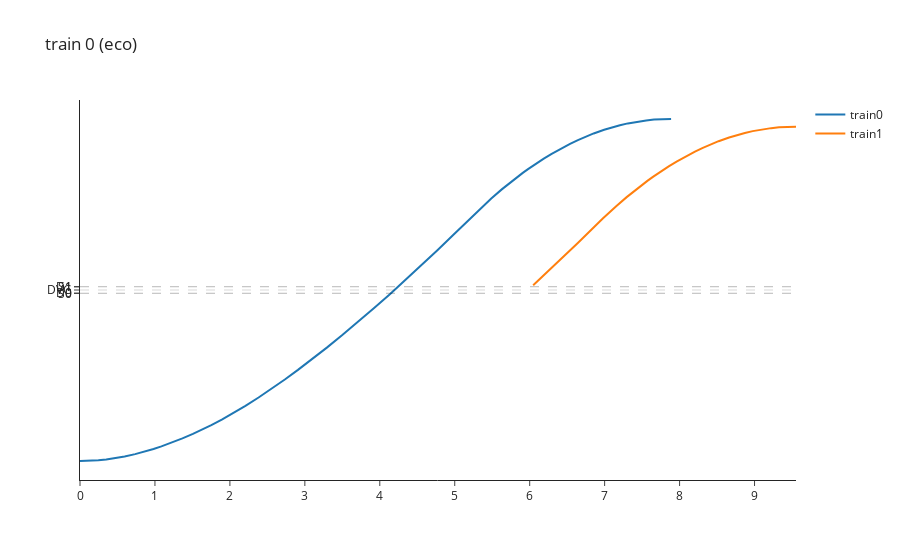

Write notebook code for a chart like this one.
### Code cell
fig = go.Figure(
    data = [
        go.Scatter(x=times, y=offsets, name='train0'),
        go.Scatter(x=times_2, y=offsets_2, mode='lines', name='train1'),
    ],
    layout = {
        "title": 'train 0 (eco)',
        "template": "simple_white",
    },
)

for point in points:
    fig.add_hline(
        y=point['path_offset'],
        line_width=.5,
        line_dash="dash",
        line_color="black"
    )

fig.update_layout(
    yaxis = dict(
        tickmode = 'array',
        tickvals = [point['path_offset'] for point in points],
        ticktext = [point['id'] for point in points]
    )
)

### Figure 1 — Plotly figure (JSON) as saved in the notebook; plotly's stock layout.template omitted (floating-point values rounded to 4 significant figures)
{"data": [{"name": "train0", "type": "scatter", "x": [0, 0.1051, 0.2453, 0.3504, 0.4905, 0.5957, 0.7358, 0.8409, 0.9811, 1.086, 1.226, 1.367, 1.507, 1.612, 1.752, 1.892, 2.032, 2.207, 2.383, 2.558, 2.733, 2.908, 3.118, 3.294, 3.504, 3.714, 3.924, 4.135, 4.38, 4.555, 4.765, 4.976, 5.312, 5.382, 5.487, 5.627, 5.768, 5.908, 5.978, 6.083, 6.188, 6.293, 6.398, 6.538, 6.644, 6.749, 6.854, 6.994, 7.099, 7.204, 7.309, 7.449, 7.555, 7.66, 7.765, 7.887], "y": [50, 58.29, 95.07, 141.8, 229.4, 313.9, 450.8, 570.8, 751.7, 902.1, 1122.0, 1364.0, 1628.0, 1840.0, 2142.0, 2464.0, 2807.0, 3263.0, 3747.0, 4257.0, 4793.0, 5350.0, 6047.0, 6648.0, 7392.0, 8160.0, 8949.0, 9759.0, 10730.0, 11440.0, 12300.0, 13180.0, 14621, 14909, 15326, 15854, 16350, 16814, 17034, 17349, 17646, 17925, 18186, 18506, 18725, 18926, 19109, 19325, 19466, 19589, 19694, 19806, 19869, 19914, 19941, 19950]}, {"mode": "lines", "name": "train1", "type": "scatter", "x": [null, null, null, null, null, null, null, null, null, null, null, null, null, null, null, null, null, null, null, null, null, null, null, null, null, null, null, null, 6.047, 6.222, 6.432, 6.642, 6.979, 7.049, 7.154, 7.294, 7.434, 7.574, 7.644, 7.75, 7.855, 7.96, 8.065, 8.205, 8.31, 8.415, 8.52, 8.661, 8.766, 8.871, 8.976, 9.116, 9.221, 9.326, 9.431, 9.553], "y": [null, null, null, null, null, null, null, null, null, null, null, null, null, null, null, null, null, null, null, null, null, null, null, null, null, null, null, null, 10280.0, 10990.0, 11850.0, 12730.0, 14171, 14459, 14876, 15404, 15900, 16364, 16584, 16899, 17196, 17475, 17736, 18056, 18275, 18476, 18659, 18875, 19016, 19139, 19244, 19356, 19419, 19464, 19491, 19500]}], "layout": {"shapes": [{"line": {"color": "black", "dash": "dash", "width": 0.5}, "type": "line", "x0": 0, "x1": 1, "xref": "x domain", "y0": 9800, "y1": 9800, "yref": "y"}, {"line": {"color": "black", "dash": "dash", "width": 0.5}, "type": "line", "x0": 0, "x1": 1, "xref": "x domain", "y0": 9820, "y1": 9820, "yref": "y"}, {"line": {"color": "black", "dash": "dash", "width": 0.5}, "type": "line", "x0": 0, "x1": 1, "xref": "x domain", "y0": 10000, "y1": 10000, "yref": "y"}, {"line": {"color": "black", "dash": "dash", "width": 0.5}, "type": "line", "x0": 0, "x1": 1, "xref": "x domain", "y0": 10180, "y1": 10180, "yref": "y"}, {"line": {"color": "black", "dash": "dash", "width": 0.5}, "type": "line", "x0": 0, "x1": 1, "xref": "x domain", "y0": 10200, "y1": 10200, "yref": "y"}], "title": {"text": "train 0 (eco)"}, "yaxis": {"tickmode": "array", "ticktext": ["S0", "D0", "DVG", "D1", "S1"], "tickvals": [9800, 9820, 10000, 10180, 10200]}}}
